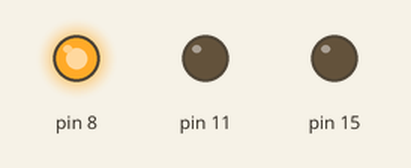
Recording of a program running on a simulated Raspberry Pi (header pin numbers). On the bench: output pins drawn as LEDs (lit = HIGH).

Above: at 0.2 s.
At 1.2 s:
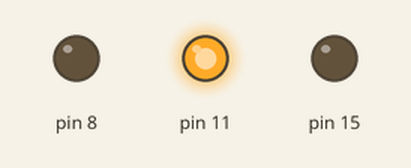
At 2.2 s:
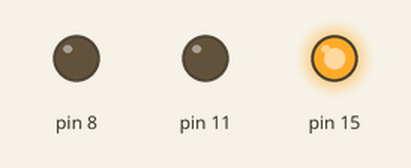
At 5.7 s:
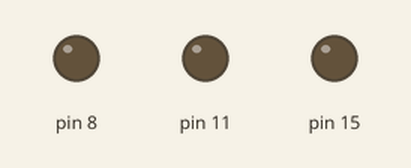
Timing chart, 0 to 6.9 s (numbered marks = the images above):
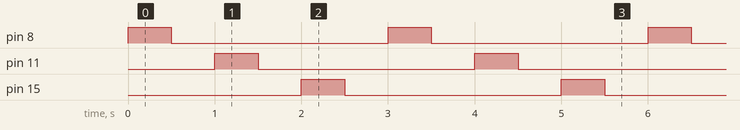

Measured:
- by itself, pin 8, pin 11, pin 15: alternates HIGH for 0.50 s and LOW for 2.5 s
- by itself, everything shown: repeats every 3.0 s, in 6 steps

The program:

PatternLED.py
```python
import time, RPi.GPIO as gpio
gpio.setwarnings(False)
gpio.setmode(gpio.BOARD)
gpio.setup(8, gpio.OUT, initial=gpio.LOW)
gpio.setup(11, gpio.OUT, initial=gpio.LOW)
gpio.setup(15, gpio.OUT, initial=gpio.LOW)
while(1):
    gpio.output(8, gpio.HIGH)
    time.sleep(0.5)
    gpio.output(8, gpio.LOW)
    time.sleep(0.5)
    gpio.output(11, gpio.HIGH)
    time.sleep(0.5)
    gpio.output(11, gpio.LOW)
    time.sleep(0.5)
    gpio.output(15, gpio.HIGH)
    time.sleep(0.5)
    gpio.output(15, gpio.LOW)
    time.sleep(0.5)

'''Physical Pin: 8,11,15; Ground : 6 '''
```
